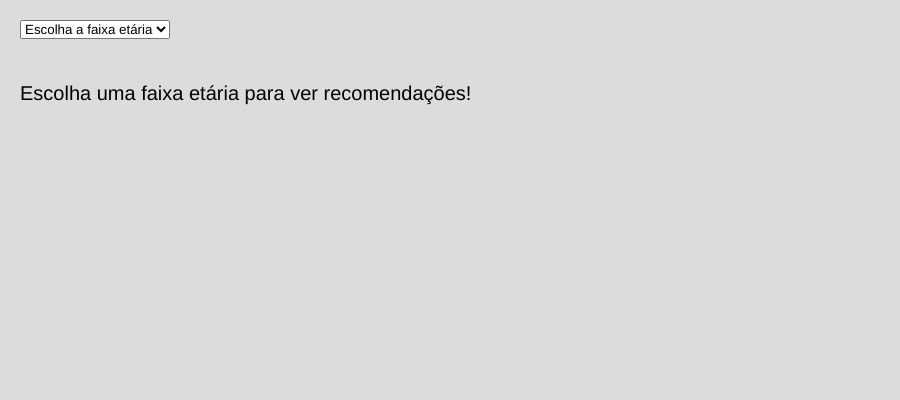
Frame 1 (no input)
Frame 60 (no input): identical to frame 1, image omitted
Frame 120 (the mouse pressed at the canvas centre since frame 60): identical to frame 1, image omitted

The p5.js sketch that drew this single still picture (run headless with seeded random() and noise() and a simulated clock; from frame 60 on, the mouse is pressed at the canvas centre):

// p5.js sketch
// ── sketch.js
let movies = [

  { title: "Toy Story", age: "livre", description: "Uma aventura animada com brinquedos que ganham vida." },

  { title: "The Lion King", age: "14+", description: "A história épica de Simba, um jovem leão." },

  { title: "Deadpool", age: "18+", description: "Um anti-herói que quebra a quarta parede em sua luta contra vilões." },

  { title: "The Shawshank Redemption", age: "16+", description: "A história de um homem injustamente condenado a prisão." },

  { title: "Finding Nemo", age: "livre", description: "Um pai peixe que faz de tudo para encontrar seu filho perdido." },

];

let selectedMovie = {};

function setup() {

  createCanvas(900, 400);

  let ageInput = createSelect();

  ageInput.position(20, 20);

  ageInput.option('Escolha a faixa etária');

  ageInput.option('livre');

  ageInput.option('14+');

  ageInput.option('16+');

  ageInput.option('18+');

  ageInput.changed(() => {

    selectMovie(ageInput.value());

  });

}

function selectMovie(age) {

  let recommendations = movies.filter(movie => movie.age === age);

  if (recommendations.length > 0) {

    selectedMovie = random(recommendations);

  } else {

    selectedMovie = {};

  }

}

function draw() {

  background(220);

  

  if (selectedMovie.title) {

    textSize(24);

    text("Recomendação de Filme:", 20, 100);

    

    textSize(20);

    text("Título: " + selectedMovie.title, 20, 140);

    text("Classificação: " + selectedMovie.age, 20, 180);

    text("Descrição: " + selectedMovie.description, 20, 220);

  } else {

    textSize(20);

    text("Escolha uma faixa etária para ver recomendações!", 20, 100);

  }

}
